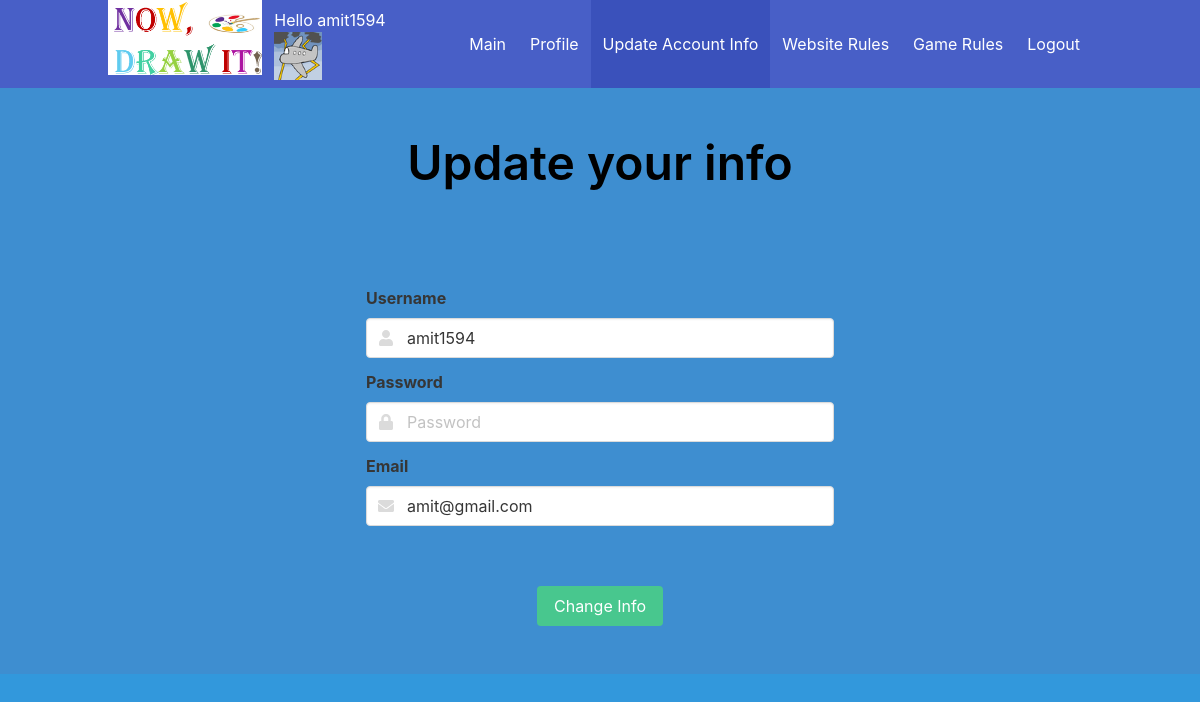
The page /update_user_info (signed in) on the database its author committed.
### main_server.py (models this page shows)
class UserTbl(db.Model):
    __tablename__ = 'user_tbl'
    id = db.Column(db.Integer, primary_key=True)
    username = db.Column(db.String(15), unique=True)
    email = db.Column(db.String(50))
    password = db.Column(db.String(80))
    image = db.Column(db.String(80))
    wins = db.Column(db.Integer)
    words_guessed_correctly = db.Column(db.Integer)
    seconds_took_to_guess = db.Column(db.Integer)
    all_guesses = db.Column(db.Integer)
    all_games = db.Column(db.Integer)
    games_winrate = db.Column(db.Float)
    correct_guess_rate = db.Column(db.Float)
    average_time_to_guess_correctly = db.Column(db.Float)

### main_server.py (the view, shortened to what this page needs)
@app.route('/update_user_info', methods=['POST', 'GET'])
def update_user_info():
    username = session['username']
    user = get_user_by_username(username)
    if not user:
        return render_template('no_guests_allowed.html', image=get_user_image(user))
    if request.method != 'POST':  # form not submitted
        return render_template('update_user_info.html', username=username, email=user.email,
                               image=get_user_image(user), my_icons=get_icons_for_user(username))

### main_server.py (called while the page is built)
def get_user_by_username(uname):
    myUser = UserTbl.query.filter_by(username=uname).first()
    return myUser

def get_restricted_icons():
    win_restricted = {'yellow_diamond': 1, 'blue_diamond': 3, 'orange_diamond': 5, 'green_diamond': 10,
                      'red_diamond': 30, 'black_diamond': 50, 'multi_color_diamond': 100}
    correct_guesses = {'tan_diamond': 10, 'pink_diamond': 30, 'purple_diamond': 50}
    return win_restricted, correct_guesses

def get_icons_for_user(username):
    all_icons = get_all_icons()
    user = get_user_by_username(username)
    if not user:
        return {'anonymous': ''}
    wins = user.wins
    correct_guesses = user.words_guessed_correctly
    win_restricted, correct_guessess_restricted = get_restricted_icons()
    for icon, wins_needed in win_restricted.items():
        if wins_needed <= wins:
            all_icons[icon] = ''  # removing restriction
        else:
            break
    for icon, guesses_needed in correct_guessess_restricted.items():
        if guesses_needed <= correct_guesses:
            all_icons[icon] = ''  # removing restriction
        else:
            break
    return all_icons

def get_all_icons():
    icon_dict = {'anonymous': '', 'cat': '', 'fries': '', 'guitar': '', 'penguin': '', 'pirate': '', 'plane': '',
                 'plant': '', 'star': '', 'tan_diamond': '10 correct guesses', 'pink_diamond': '30 correct guesses',
                 'yellow_diamond': '1 win', 'blue_diamond': '3 wins', 'purple_diamond': '50 correct guesses',
                 'orange_diamond': '5 wins', 'green_diamond': '10 wins', 'red_diamond': '30 wins',
                 'black_diamond': '50 wins', 'multi_color_diamond': '100 wins'}
    return icon_dict

def get_user_image(user):
    if user:
        return user.image
    return "anonymous"

@app.before_request
def before_request():
    global next_guest_num
    if 'username' not in session:
        session['username'] = "Guest" + str(next_guest_num)
        next_guest_num += random.randint(1, 5)

### templates/update_user_info.html (shortened to what this page needs)
<!DOCTYPE html>
<html>
<head>
    <link rel="stylesheet" href="https://cdn.jsdelivr.net/npm/bulma@0.8.0/css/bulma.min.css">
    <link rel="stylesheet" href="{{url_for('static', filename='css/links.css')}}">
    <link rel="stylesheet" href="{{url_for('static', filename='css/update_user_info.css')}}">
</head>
<body style="background-color: #3298dc; height: 100vh;">
<div class="hero-head">
    <header class="navbar is-link">
        <div class="container">
            <div class="navbar-brand">
                <a>
                    <img src="{{url_for('static', filename='Images/logo.png')}}" style="height: 75px" alt="Logo">
                </a>
                <div class="navbar-item">
                    <div class="greet_div">
                        <div class="info">
                            <p class="greet">Hello {{ session.username }}</p>
                        </div>
                        <figure class="image is-48x48">
                            <img id="user_icon" class="js-modal-trigger" data-target="icon_choosing_div"
                                 src="static/Images/{{image}}.png" alt="Image" style="max-height: none;">
                        </figure>
                    </div>
                </div>
            </div>
            <div class="navbar-menu" id="nav-links">
                <div class="navbar-end">
                    <a class="navbar-item" href="{{url_for('main_page')}}">
                        Main
                    </a>
                    <a class="navbar-item" href="{{url_for('profile')}}">
                        Profile
                    </a>
                    <a class="navbar-item is-active" href="{{url_for('update_user_info')}}">
                        Update Account Info
                    </a>
                    <a class="navbar-item" href="{{url_for('website_rules')}}">
                        Website Rules
                    </a>
                    <a class="navbar-item" href="{{url_for('game_rules')}}">
                        Game Rules
                    </a>
                    <a class="navbar-item" href="{{url_for('logout')}}">
                        Logout
                    </a>
                </div>
            </div>
        </div>
    </header>
</div>
<section class="hero is-info">
    <div class="hero-body">
        <div class="has-text-centered">
            <h1 class="title is-1" style="color: black">Update your info</h1>
        </div>
    </div>
</section>
<section class="hero is-info">
    <div class="hero-body" style="display: block;">
        <div class="container">
            <div class="columns is-centered">
                <div class="column is-half">
                    <table>
                        <tr>
                            <form method="POST" action="{{ url_for('update_user_info') }}"
                                  onsubmit="return encrypt_pass()">
                                <div class="field">
                                    <label class="label">Username</label>
                                    <div class="control has-icons-left has-icons-right">
                                        <input class="input" type="text" id="uName" name="username" maxlength="15"
                                               value="{{username}}"
                                               placeholder="Username" oninput="validate_username()" required>
                                        <span class="icon is-small is-left">
                                        </span>
                                    </div>
                                </div>
                                <div class="field">
                                    <label class="label">Password</label>
                                    <p class="control has-icons-left">
                                        <input class="input" type="password" name="password" maxlength="15"
                                               placeholder="Password" id="password" required>
                                        <span class="icon is-small is-left">
                    </span>
                                    </p>
                                </div>
                                <div class="field">
                                    <label class="label">Email</label>
                                    <p class="control has-icons-left">
                                        <input class="input" type="email" name="email" placeholder="example@example.com"
                                               value="{{email}}" required>
                                        <span class="icon is-small is-left">
                    </span>
                                    </p>
                                </div>
                                <br>
                                <br>
                                <div class="container" style="display: flex;justify-content: center;">
                                    <div class="field">
                                        <p class="control">
                                            <button type="submit" class="button is-success">
                                                Change Info
                                            </button>
                                        </p>
                                    </div>
                                </div>
                            </form>
                        </tr>
                    </table>
                </div>
            </div>
        </div>
    </div>
</section>
</body>
</html>

### rows shown on the page
UserTbl: username "amit1594", image (picture), email "amit@gmail.com"
